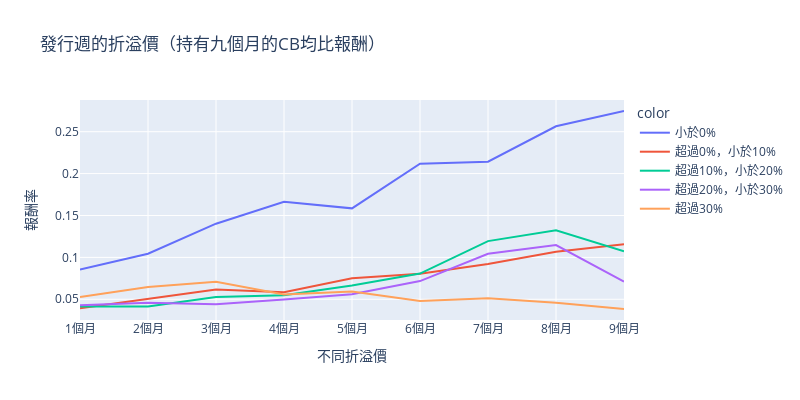

This figure's notebook cell:
### Code cell
result_concat_parity0['持有時間'] = period_list_title
result_concat_parity10['持有時間'] = period_list_title
result_concat_parity20['持有時間'] = period_list_title
result_concat_parity30['持有時間'] = period_list_title
result_concat_parity30up['持有時間'] = period_list_title
result_concat_parity0['資料'] = '小於0%'
result_concat_parity10['資料'] = '超過0%，小於10%'
result_concat_parity20['資料'] = '超過10%，小於20%'
result_concat_parity30['資料'] = '超過20%，小於30%'
result_concat_parity30up['資料'] = '超過30%'

parity = pd.concat([result_concat_parity0, result_concat_parity10,result_concat_parity20,
                    result_concat_parity30,result_concat_parity30up ], axis=0)

parity_g = parity.groupby(['資料'], as_index=False).agg({'CB均比報酬':'mean', '現股均比報酬':'mean'})

px.line(x=parity['持有時間'], y=parity['CB均比報酬'],color=parity['資料'], 
        title='發行週的折溢價（持有九個月的CB均比報酬）', width=800, height=400).update_xaxes(
    title='不同折溢價').update_yaxes(title='報酬率')
# px.bar(parity_g, x='資料', y=['CB均比報酬', '現股均比報酬'], barmode='group', 
#        title='發行週的折溢價（持有九個月的平均報酬）').update_xaxes(title='不同折溢價').update_yaxes(title='報酬率')
# auc_inq.pivot_table(values='CB均比報酬', index='資料', columns='持有時間')
# auc_inq.groupby(['資料', '持有時間'], as_index=False).agg({'CB均比報酬':'mean', '現股均比報酬':'mean'}).sort_values(['資料', '持有時間'])

### Figure 1 — Plotly figure (JSON) as saved in the notebook; plotly's stock layout.template omitted (floating-point values rounded to 4 significant figures)
{"data": [{"hovertemplate": "color=小於0%<br>x=%{x}<br>y=%{y}<extra></extra>", "legendgroup": "小於0%", "line": {"color": "#636efa", "dash": "solid"}, "marker": {"symbol": "circle"}, "mode": "lines", "name": "小於0%", "orientation": "v", "showlegend": true, "type": "scatter", "x": ["1個月", "2個月", "3個月", "4個月", "5個月", "6個月", "7個月", "8個月", "9個月"], "xaxis": "x", "y": [0.0854, 0.1043, 0.1402, 0.1663, 0.1585, 0.2118, 0.2142, 0.2565, 0.2747], "yaxis": "y"}, {"hovertemplate": "color=超過0%，小於10%<br>x=%{x}<br>y=%{y}<extra></extra>", "legendgroup": "超過0%，小於10%", "line": {"color": "#EF553B", "dash": "solid"}, "marker": {"symbol": "circle"}, "mode": "lines", "name": "超過0%，小於10%", "orientation": "v", "showlegend": true, "type": "scatter", "x": ["1個月", "2個月", "3個月", "4個月", "5個月", "6個月", "7個月", "8個月", "9個月"], "xaxis": "x", "y": [0.0393, 0.0507, 0.0618, 0.0585, 0.0751, 0.0804, 0.092, 0.1067, 0.1156], "yaxis": "y"}, {"hovertemplate": "color=超過10%，小於20%<br>x=%{x}<br>y=%{y}<extra></extra>", "legendgroup": "超過10%，小於20%", "line": {"color": "#00cc96", "dash": "solid"}, "marker": {"symbol": "circle"}, "mode": "lines", "name": "超過10%，小於20%", "orientation": "v", "showlegend": true, "type": "scatter", "x": ["1個月", "2個月", "3個月", "4個月", "5個月", "6個月", "7個月", "8個月", "9個月"], "xaxis": "x", "y": [0.0415, 0.0413, 0.0526, 0.0548, 0.0665, 0.0807, 0.1194, 0.1323, 0.1072], "yaxis": "y"}, {"hovertemplate": "color=超過20%，小於30%<br>x=%{x}<br>y=%{y}<extra></extra>", "legendgroup": "超過20%，小於30%", "line": {"color": "#ab63fa", "dash": "solid"}, "marker": {"symbol": "circle"}, "mode": "lines", "name": "超過20%，小於30%", "orientation": "v", "showlegend": true, "type": "scatter", "x": ["1個月", "2個月", "3個月", "4個月", "5個月", "6個月", "7個月", "8個月", "9個月"], "xaxis": "x", "y": [0.0428, 0.0459, 0.0442, 0.0496, 0.056, 0.0717, 0.1043, 0.1147, 0.0711], "yaxis": "y"}, {"hovertemplate": "color=超過30%<br>x=%{x}<br>y=%{y}<extra></extra>", "legendgroup": "超過30%", "line": {"color": "#FFA15A", "dash": "solid"}, "marker": {"symbol": "circle"}, "mode": "lines", "name": "超過30%", "orientation": "v", "showlegend": true, "type": "scatter", "x": ["1個月", "2個月", "3個月", "4個月", "5個月", "6個月", "7個月", "8個月", "9個月"], "xaxis": "x", "y": [0.0526, 0.0646, 0.0708, 0.0558, 0.0592, 0.0479, 0.0513, 0.0458, 0.0384], "yaxis": "y"}], "layout": {"height": 400, "legend": {"title": {"text": "color"}, "tracegroupgap": 0}, "title": {"text": "發行週的折溢價（持有九個月的CB均比報酬）"}, "width": 800, "xaxis": {"anchor": "y", "domain": [0, 1], "title": {"text": "不同折溢價"}}, "yaxis": {"anchor": "x", "domain": [0, 1], "title": {"text": "報酬率"}}}}
